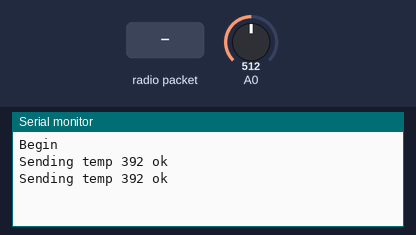
The sketch below on a simulated Arduino Uno, built with avr-gcc and run on an emulated ATmega328P. Parts: the last lines printed to the serial monitor. The inputs (shaded band) are chosen by the test bench; at power-on: A0 = 512. No radio packets arrive unless stated.

Above: at 1.8 s.
1.9 s: radio packet "1" arrives
At 2.8 s:
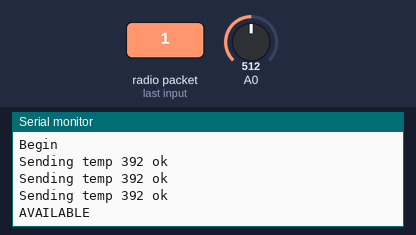
4.5 s: A0 set to 716
At 5.8 s:
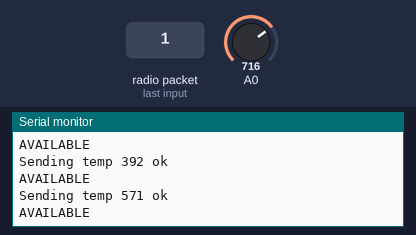
6.0 s: A0 set to 900
At 6.8 s:
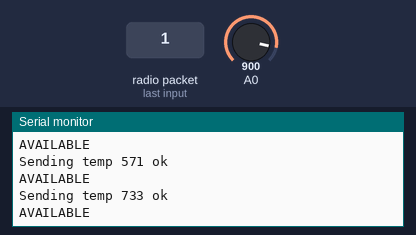
Timing chart, 0 to 9.0 s (numbered marks = the images above; inputs shaded):
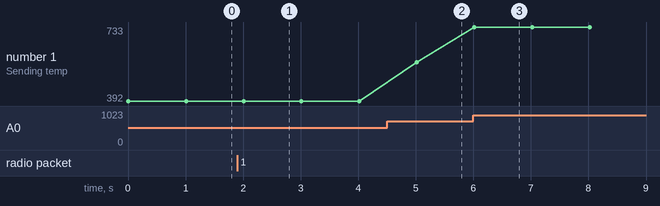

The sketch:

temperature.ino
```cpp
#include <SPI.h>
#include "nRF24L01.h"
#include "RF24.h"

int serial_putc( char c, FILE * )
{
  Serial.write( c );

  return c;
}

void printf_begin(void)
{
  fdevopen( &serial_putc, 0 );
}


RF24 radio(9, 10);

//const uint64_t pipes[2] = {0xe7d3f03578LL, 0xc2c2c2c2c2LL};

const uint64_t sensor_pipes[2] = {0x3a3a3a3ad2LL, 0x3a3a3a3ac3LL};
const uint64_t base_pipes[2] = {0xf0f0f0f0d2LL, 0xf0f0f0f0c3LL};


void setup(void) {
  Serial.begin(57600);
  printf_begin();
  printf("\n\rBegin\n\r");

  radio.begin();
  radio.setRetries(15, 15);
  radio.setPayloadSize(8);

  // Open our pipe for writing, other pipe for reading
  //radio.openWritingPipe(pipes[1]);
  //radio.openReadingPipe(1, pipes[0]);

  radio.openWritingPipe(sensor_pipes[0]);
  radio.openReadingPipe(1, base_pipes[0]);

  radio.startListening();
  radio.printDetails();
}

void loop() {
  radio.stopListening();

  float voltage, degreesF;
  voltage = analogRead(0) * 0.004882814;
  degreesF = (voltage - 0.5) * 100.0 * (9.0/5.0) + 32;
  int degrees = (int)degreesF;

  Serial.print("Sending temp ");
  Serial.print(degrees);
  bool ok = radio.write(&degrees, sizeof(int));
  if (ok)
    Serial.println(" ok");
  else
    Serial.println(" failed");

  radio.startListening();

  if (radio.available()) {
    Serial.println("AVAILABLE");
  }

  delay(1000);
}
```

Measured:
- after the input at 1.9 s, the serial monitor: prints a new line after 0.11 s (image 1)
- after the input at 4.5 s, the serial monitor: prints a new line after 0.52 s (image 2)
- after the input at 6.0 s, the serial monitor: prints a new line at once (image 3)
- plotted number 1: 392 → 571 after the input at 4.5 s, 571 → 733 after the input at 6.0 s
